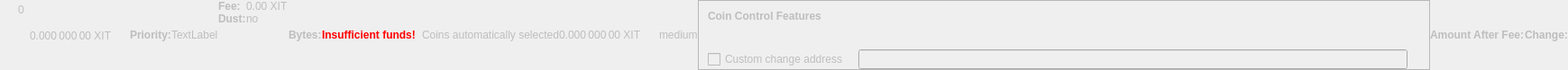
    <widget class="QWidget" name="dummyHideWidget" native="true">
     <property name="enabled">
      <bool>false</bool>
     </property>
     <property name="maximumSize">
      <size>
       <width>100</width>
       <height>22</height>
      </size>
     </property>
     <layout class="QHBoxLayout" name="dummyHideLayout">
      <property name="spacing">
       <number>0</number>
      </property>
      <property name="leftMargin">
       <number>0</number>
      </property>
      <property name="topMargin">
       <number>0</number>
      </property>
      <property name="rightMargin">
       <number>0</number>
      </property>
      <property name="bottomMargin">
       <number>0</number>
      </property>
      <item>
       <layout class="QFormLayout" name="formLayoutCoinControl1">
        <property name="horizontalSpacing">
         <number>10</number>
        </property>
        <property name="verticalSpacing">
         <number>14</number>
        </property>
        <property name="leftMargin">
         <number>10</number>
        </property>
        <property name="topMargin">
         <number>4</number>
        </property>
        <property name="rightMargin">
         <number>6</number>
        </property>
        <item row="0" column="1">
         <widget class="QLabel" name="labelCoinControlBytes">
          <property name="cursor">
           <cursorShape>IBeamCursor</cursorShape>
          </property>
          <property name="contextMenuPolicy">
           <enum>Qt::ActionsContextMenu</enum>
          </property>
          <property name="text">
           <string notr="true">0</string>
          </property>
          <property name="textInteractionFlags">
           <set>Qt::LinksAccessibleByMouse|Qt::TextSelectableByKeyboard|Qt::TextSelectableByMouse</set>
          </property>
         </widget>
        </item>
       </layout>
      </item>
      <item>
       <widget class="QLabel" name="labelCoinControlAfterFee">
        <property name="enabled">
         <bool>false</bool>
        </property>
        <property name="sizePolicy">
         <sizepolicy hsizetype="Fixed" vsizetype="Fixed">
          <horstretch>0</horstretch>
          <verstretch>0</verstretch>
         </sizepolicy>
        </property>
        <property name="minimumSize">
         <size>
          <width>111</width>
          <height>12</height>
         </size>
        </property>
        <property name="maximumSize">
         <size>
          <width>111</width>
          <height>12</height>
         </size>
        </property>
        <property name="cursor">
         <cursorShape>IBeamCursor</cursorShape>
        </property>
        <property name="contextMenuPolicy">
         <enum>Qt::ActionsContextMenu</enum>
        </property>
        <property name="text">
         <string notr="true">0.000 000 00 XIT</string>
        </property>
        <property name="textInteractionFlags">
         <set>Qt::LinksAccessibleByMouse|Qt::TextSelectableByKeyboard|Qt::TextSelectableByMouse</set>
        </property>
       </widget>
      </item>
      <item>
       <widget class="QLabel" name="labelCoinControlPriorityText">
        <property name="enabled">
         <bool>false</bool>
        </property>
        <property name="font">
         <font>
          <weight>75</weight>
          <bold>true</bold>
         </font>
        </property>
        <property name="text">
         <string>Priority:</string>
        </property>
       </widget>
      </item>
      <item>
       <layout class="QHBoxLayout" name="horizontalLayout">
        <item>
         <widget class="QLabel" name="WarningLabel">
          <property name="text">
           <string>TextLabel</string>
          </property>
         </widget>
        </item>
       </layout>
      </item>
      <item>
       <layout class="QFormLayout" name="formLayoutCoinControl3">
        <property name="horizontalSpacing">
         <number>0</number>
        </property>
        <property name="verticalSpacing">
         <number>0</number>
        </property>
        <property name="leftMargin">
         <number>0</number>
        </property>
        <property name="topMargin">
         <number>0</number>
        </property>
        <property name="rightMargin">
         <number>0</number>
        </property>
        <item row="0" column="0">
         <widget class="QLabel" name="labelCoinControlFeeText">
          <property name="enabled">
           <bool>false</bool>
          </property>
          <property name="font">
           <font>
            <weight>75</weight>
            <bold>true</bold>
           </font>
          </property>
          <property name="text">
           <string>Fee:</string>
          </property>
          <property name="margin">
           <number>0</number>
          </property>
         </widget>
        </item>
        <item row="0" column="1">
         <widget class="QLabel" name="labelCoinControlFee">
          <property name="enabled">
           <bool>false</bool>
          </property>
          <property name="cursor">
           <cursorShape>IBeamCursor</cursorShape>
          </property>
          <property name="contextMenuPolicy">
           <enum>Qt::ActionsContextMenu</enum>
          </property>
          <property name="text">
           <string notr="true">0.00 XIT</string>
          </property>
          <property name="textInteractionFlags">
           <set>Qt::LinksAccessibleByMouse|Qt::TextSelectableByKeyboard|Qt::TextSelectableByMouse</set>
          </property>
         </widget>
        </item>
        <item row="1" column="0">
         <widget class="QLabel" name="labelCoinControlLowOutputText">
          <property name="enabled">
           <bool>false</bool>
          </property>
          <property name="font">
           <font>
            <weight>75</weight>
            <bold>true</bold>
           </font>
          </property>
          <property name="text">
           <string>Dust:</string>
          </property>
         </widget>
        </item>
        <item row="1" column="1">
         <widget class="QLabel" name="labelCoinControlLowOutput">
          <property name="enabled">
           <bool>false</bool>
          </property>
          <property name="cursor">
           <cursorShape>IBeamCursor</cursorShape>
          </property>
          <property name="contextMenuPolicy">
           <enum>Qt::ActionsContextMenu</enum>
          </property>
          <property name="text">
           <string>no</string>
          </property>
          <property name="textInteractionFlags">
           <set>Qt::LinksAccessibleByMouse|Qt::TextSelectableByKeyboard|Qt::TextSelectableByMouse</set>
          </property>
         </widget>
        </item>
       </layout>
      </item>
      <item>
       <widget class="QLabel" name="labelCoinControlBytesText">
        <property name="enabled">
         <bool>false</bool>
        </property>
        <property name="font">
         <font>
          <weight>75</weight>
          <bold>true</bold>
         </font>
        </property>
        <property name="text">
         <string>Bytes:</string>
        </property>
       </widget>
      </item>
      <item>
       <layout class="QFormLayout" name="formLayoutCoinControl2">
        <property name="horizontalSpacing">
         <number>0</number>
        </property>
        <property name="verticalSpacing">
         <number>0</number>
        </property>
        <property name="leftMargin">
         <number>0</number>
        </property>
        <property name="topMargin">
         <number>0</number>
        </property>
        <property name="rightMargin">
         <number>0</number>
        </property>
       </layout>
      </item>
      <item>
       <layout class="QHBoxLayout" name="horizontalLayoutCoinControl2">
        <property name="spacing">
         <number>0</number>
        </property>
        <property name="bottomMargin">
         <number>0</number>
        </property>
       </layout>
      </item>
      <item>
       <widget class="QLabel" name="labelCoinControlInsuffFunds">
        <property name="enabled">
         <bool>false</bool>
        </property>
        <property name="minimumSize">
         <size>
          <width>0</width>
          <height>0</height>
         </size>
        </property>
        <property name="font">
         <font>
          <weight>75</weight>
          <bold>true</bold>
         </font>
        </property>
        <property name="styleSheet">
         <string notr="true">color:red;font-weight:bold;</string>
        </property>
        <property name="text">
         <string>Insufficient funds!</string>
        </property>
        <property name="margin">
         <number>5</number>
        </property>
       </widget>
      </item>
      <item>
       <layout class="QFormLayout" name="formLayoutCoinControl4">
        <property name="horizontalSpacing">
         <number>0</number>
        </property>
        <property name="verticalSpacing">
         <number>0</number>
        </property>
        <property name="leftMargin">
         <number>0</number>
        </property>
        <property name="topMargin">
         <number>0</number>
        </property>
        <property name="rightMargin">
         <number>0</number>
        </property>
       </layout>
      </item>
      <item>
       <widget class="QLabel" name="labelCoinControlChangeLabel">
        <property name="enabled">
         <bool>false</bool>
        </property>
        <property name="sizePolicy">
         <sizepolicy hsizetype="Preferred" vsizetype="Expanding">
          <horstretch>0</horstretch>
          <verstretch>0</verstretch>
         </sizepolicy>
        </property>
        <property name="minimumSize">
         <size>
          <width>0</width>
          <height>0</height>
         </size>
        </property>
        <property name="text">
         <string/>
        </property>
        <property name="margin">
         <number>3</number>
        </property>
       </widget>
      </item>
      <item>
       <widget class="QLabel" name="labelCoinControlAutomaticallySelected">
        <property name="enabled">
         <bool>false</bool>
        </property>
        <property name="sizePolicy">
         <sizepolicy hsizetype="Fixed" vsizetype="Fixed">
          <horstretch>0</horstretch>
          <verstretch>0</verstretch>
         </sizepolicy>
        </property>
        <property name="minimumSize">
         <size>
          <width>0</width>
          <height>0</height>
         </size>
        </property>
        <property name="maximumSize">
         <size>
          <width>240</width>
          <height>16777215</height>
         </size>
        </property>
        <property name="text">
         <string>Coins automatically selected</string>
        </property>
        <property name="margin">
         <number>5</number>
        </property>
       </widget>
      </item>
      <item>
       <widget class="QLabel" name="labelCoinControlChange">
        <property name="enabled">
         <bool>false</bool>
        </property>
        <property name="sizePolicy">
         <sizepolicy hsizetype="Fixed" vsizetype="Fixed">
          <horstretch>0</horstretch>
          <verstretch>0</verstretch>
         </sizepolicy>
        </property>
        <property name="minimumSize">
         <size>
          <width>111</width>
          <height>0</height>
         </size>
        </property>
        <property name="maximumSize">
         <size>
          <width>111</width>
          <height>16777215</height>
         </size>
        </property>
        <property name="cursor">
         <cursorShape>IBeamCursor</cursorShape>
        </property>
        <property name="contextMenuPolicy">
         <enum>Qt::ActionsContextMenu</enum>
        </property>
        <property name="text">
         <string notr="true">0.000 000 00 XIT</string>
        </property>
        <property name="textInteractionFlags">
         <set>Qt::LinksAccessibleByMouse|Qt::TextSelectableByKeyboard|Qt::TextSelectableByMouse</set>
        </property>
       </widget>
      </item>
      <item>
       <widget class="QLabel" name="labelCoinControlPriority">
        <property name="enabled">
         <bool>false</bool>
        </property>
        <property name="cursor">
         <cursorShape>IBeamCursor</cursorShape>
        </property>
        <property name="contextMenuPolicy">
         <enum>Qt::ActionsContextMenu</enum>
        </property>
        <property name="text">
         <string>medium</string>
        </property>
        <property name="textInteractionFlags">
         <set>Qt::LinksAccessibleByMouse|Qt::TextSelectableByKeyboard|Qt::TextSelectableByMouse</set>
        </property>
       </widget>
      </item>
      <item>
       <widget class="QFrame" name="frameCoinControl">
        <property name="sizePolicy">
         <sizepolicy hsizetype="Expanding" vsizetype="Expanding">
          <horstretch>0</horstretch>
          <verstretch>0</verstretch>
         </sizepolicy>
        </property>
        <property name="maximumSize">
         <size>
          <width>16777215</width>
          <height>16777215</height>
         </size>
        </property>
        <property name="frameShape">
         <enum>QFrame::StyledPanel</enum>
        </property>
        <property name="frameShadow">
         <enum>QFrame::Sunken</enum>
        </property>
        <layout class="QVBoxLayout" name="verticalLayoutCoinControl2_2">
         <property name="spacing">
          <number>0</number>
         </property>
         <property name="leftMargin">
          <number>0</number>
         </property>
         <property name="topMargin">
          <number>0</number>
         </property>
         <property name="rightMargin">
          <number>0</number>
         </property>
         <property name="bottomMargin">
          <number>0</number>
         </property>
         <item>
          <layout class="QVBoxLayout" name="verticalLayoutCoinControl" stretch="0,0,0,1">
           <property name="spacing">
            <number>0</number>
           </property>
           <property name="leftMargin">
            <number>10</number>
           </property>
           <property name="topMargin">
            <number>10</number>
           </property>
           <item>
            <layout class="QHBoxLayout" name="horizontalLayoutCoinControl1">
             <property name="bottomMargin">
              <number>15</number>
             </property>
             <item>
              <widget class="QLabel" name="labelCoinControlFeatures">
               <property name="enabled">
                <bool>false</bool>
               </property>
               <property name="sizePolicy">
                <sizepolicy hsizetype="Preferred" vsizetype="Maximum">
                 <horstretch>0</horstretch>
                 <verstretch>0</verstretch>
                </sizepolicy>
               </property>
               <property name="font">
                <font>
                 <weight>75</weight>
                 <bold>true</bold>
                </font>
               </property>
               <property name="styleSheet">
                <string notr="true">font-weight:bold;</string>
               </property>
               <property name="text">
                <string>Coin Control Features</string>
               </property>
              </widget>
             </item>
            </layout>
           </item>
           <item>
            <widget class="QWidget" name="widgetCoinControl" native="true">
             <property name="sizePolicy">
              <sizepolicy hsizetype="Preferred" vsizetype="Preferred">
               <horstretch>0</horstretch>
               <verstretch>0</verstretch>
              </sizepolicy>
             </property>
             <property name="minimumSize">
              <size>
               <width>0</width>
               <height>0</height>
              </size>
             </property>
             <property name="styleSheet">
              <string notr="true"/>
             </property>
             <layout class="QHBoxLayout" name="horizontalLayoutCoinControl5_2">
              <property name="leftMargin">
               <number>0</number>
              </property>
              <property name="topMargin">
               <number>0</number>
              </property>
              <property name="rightMargin">
               <number>0</number>
              </property>
              <property name="bottomMargin">
               <number>0</number>
              </property>
              <item>
               <layout class="QHBoxLayout" name="horizontalLayoutCoinControl3">
                <property name="spacing">
                 <number>20</number>
                </property>
                <property name="topMargin">
                 <number>0</number>
                </property>
                <property name="bottomMargin">
                 <number>10</number>
                </property>
               </layout>
              </item>
             </layout>
            </widget>
           </item>
           <item>
            <layout class="QHBoxLayout" name="horizontalLayoutCoinControl4" stretch="0,0,0">
             <property name="spacing">
              <number>12</number>
             </property>
             <property name="sizeConstraint">
              <enum>QLayout::SetDefaultConstraint</enum>
             </property>
             <property name="topMargin">
              <number>5</number>
             </property>
             <property name="rightMargin">
              <number>5</number>
             </property>
             <item>
              <widget class="QCheckBox" name="checkBoxCoinControlChange">
               <property name="enabled">
                <bool>false</bool>
               </property>
               <property name="toolTip">
                <string>If this is activated, but the change address is empty or invalid, change will be sent to a newly generated address.</string>
               </property>
               <property name="text">
                <string>Custom change address</string>
               </property>
              </widget>
             </item>
             <item>
              <widget class="QValidatedLineEdit" name="lineEditCoinControlChange">
               <property name="enabled">
                <bool>false</bool>
               </property>
               <property name="sizePolicy">
                <sizepolicy hsizetype="Expanding" vsizetype="Fixed">
                 <horstretch>0</horstretch>
                 <verstretch>0</verstretch>
                </sizepolicy>
               </property>
              </widget>
             </item>
             <item>
              <widget class="QLabel" name="labelCoinControlChangeLabel_2">
               <property name="sizePolicy">
                <sizepolicy hsizetype="Preferred" vsizetype="Expanding">
                 <horstretch>0</horstretch>
                 <verstretch>0</verstretch>
                </sizepolicy>
               </property>
               <property name="minimumSize">
                <size>
                 <width>0</width>
                 <height>0</height>
                </size>
               </property>
               <property name="text">
                <string/>
               </property>
               <property name="margin">
                <number>3</number>
               </property>
              </widget>
             </item>
            </layout>
           </item>
           <item>
            <spacer name="verticalSpacerCoinControl">
             <property name="orientation">
              <enum>Qt::Vertical</enum>
             </property>
             <property name="sizeHint" stdset="0">
              <size>
               <width>800</width>
               <height>1</height>
              </size>
             </property>
            </spacer>
           </item>
          </layout>
         </item>
        </layout>
       </widget>
      </item>
      <item>
       <widget class="QLabel" name="labelCoinControlAfterFeeText">
        <property name="enabled">
         <bool>false</bool>
        </property>
        <property name="minimumSize">
         <size>
          <width>0</width>
          <height>0</height>
         </size>
        </property>
        <property name="maximumSize">
         <size>
          <width>16777215</width>
          <height>16777215</height>
         </size>
        </property>
        <property name="font">
         <font>
          <weight>75</weight>
          <bold>true</bold>
         </font>
        </property>
        <property name="text">
         <string>Amount After Fee:</string>
        </property>
        <property name="alignment">
         <set>Qt::AlignLeading|Qt::AlignLeft|Qt::AlignVCenter</set>
        </property>
        <property name="margin">
         <number>0</number>
        </property>
       </widget>
      </item>
      <item>
       <widget class="QLabel" name="labelCoinControlChangeText">
        <property name="enabled">
         <bool>false</bool>
        </property>
        <property name="sizePolicy">
         <sizepolicy hsizetype="Preferred" vsizetype="Preferred">
          <horstretch>0</horstretch>
          <verstretch>0</verstretch>
         </sizepolicy>
        </property>
        <property name="minimumSize">
         <size>
          <width>0</width>
          <height>0</height>
         </size>
        </property>
        <property name="maximumSize">
         <size>
          <width>16777215</width>
          <height>16777215</height>
         </size>
        </property>
        <property name="font">
         <font>
          <weight>75</weight>
          <bold>true</bold>
         </font>
        </property>
        <property name="text">
         <string>Change:</string>
        </property>
        <property name="alignment">
         <set>Qt::AlignLeading|Qt::AlignLeft|Qt::AlignVCenter</set>
        </property>
       </widget>
      </item>
     </layout>
    </widget>
